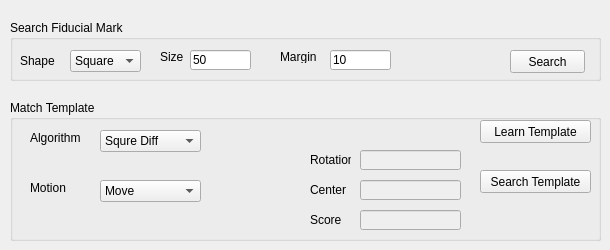
    <widget class="QWidget" name="tabAlignment">
     <attribute name="title">
      <string>Alignment</string>
     </attribute>
     <widget class="QGroupBox" name="groupBoxSrchFiducial">
      <property name="geometry">
       <rect>
        <x>10</x>
        <y>20</y>
        <width>591</width>
        <height>61</height>
       </rect>
      </property>
      <property name="title">
       <string>Search Fiducial Mark</string>
      </property>
      <widget class="QComboBox" name="comboBoxFiducialMarkShape">
       <property name="geometry">
        <rect>
         <x>60</x>
         <y>30</y>
         <width>71</width>
         <height>22</height>
        </rect>
       </property>
       <item>
        <property name="text">
         <string>Square</string>
        </property>
       </item>
       <item>
        <property name="text">
         <string>Circle</string>
        </property>
       </item>
      </widget>
      <widget class="QLabel" name="labelFiducialMarkShape">
       <property name="geometry">
        <rect>
         <x>10</x>
         <y>30</y>
         <width>47</width>
         <height>21</height>
        </rect>
       </property>
       <property name="text">
        <string>Shape</string>
       </property>
      </widget>
      <widget class="QLabel" name="labelFiducialMarkSize">
       <property name="geometry">
        <rect>
         <x>150</x>
         <y>30</y>
         <width>47</width>
         <height>13</height>
        </rect>
       </property>
       <property name="text">
        <string>Size</string>
       </property>
      </widget>
      <widget class="QLineEdit" name="lineEditFiducialMarkSize">
       <property name="geometry">
        <rect>
         <x>180</x>
         <y>30</y>
         <width>61</width>
         <height>20</height>
        </rect>
       </property>
       <property name="text">
        <string>50</string>
       </property>
      </widget>
      <widget class="QPushButton" name="srchFiducialBtn">
       <property name="geometry">
        <rect>
         <x>500</x>
         <y>30</y>
         <width>75</width>
         <height>23</height>
        </rect>
       </property>
       <property name="text">
        <string>Search</string>
       </property>
      </widget>
      <widget class="QLabel" name="labelFiducialMarkMargin">
       <property name="geometry">
        <rect>
         <x>270</x>
         <y>30</y>
         <width>47</width>
         <height>13</height>
        </rect>
       </property>
       <property name="text">
        <string>Margin</string>
       </property>
      </widget>
      <widget class="QLineEdit" name="lineEditFiducialMarkMargin">
       <property name="geometry">
        <rect>
         <x>320</x>
         <y>30</y>
         <width>61</width>
         <height>20</height>
        </rect>
       </property>
       <property name="text">
        <string>10</string>
       </property>
      </widget>
     </widget>
     <widget class="QGroupBox" name="groupBoxMatchTmpl">
      <property name="geometry">
       <rect>
        <x>10</x>
        <y>100</y>
        <width>591</width>
        <height>141</height>
       </rect>
      </property>
      <property name="title">
       <string>Match Template</string>
      </property>
      <widget class="QPushButton" name="matchTmplBtn">
       <property name="geometry">
        <rect>
         <x>470</x>
         <y>70</y>
         <width>111</width>
         <height>23</height>
        </rect>
       </property>
       <property name="text">
        <string>Search Template</string>
       </property>
      </widget>
      <widget class="QLabel" name="labelTmplView">
       <property name="geometry">
        <rect>
         <x>180</x>
         <y>20</y>
         <width>100</width>
         <height>100</height>
        </rect>
       </property>
       <property name="text">
        <string/>
       </property>
      </widget>
      <widget class="QLineEdit" name="lineEditObjCenter">
       <property name="enabled">
        <bool>false</bool>
       </property>
       <property name="geometry">
        <rect>
         <x>350</x>
         <y>80</y>
         <width>101</width>
         <height>20</height>
        </rect>
       </property>
      </widget>
      <widget class="QLabel" name="labelCenter">
       <property name="geometry">
        <rect>
         <x>300</x>
         <y>80</y>
         <width>41</width>
         <height>20</height>
        </rect>
       </property>
       <property name="text">
        <string>Center</string>
       </property>
      </widget>
      <widget class="QLineEdit" name="lineEditObjRotation">
       <property name="enabled">
        <bool>false</bool>
       </property>
       <property name="geometry">
        <rect>
         <x>350</x>
         <y>50</y>
         <width>101</width>
         <height>20</height>
        </rect>
       </property>
      </widget>
      <widget class="QLabel" name="labelRotation">
       <property name="geometry">
        <rect>
         <x>300</x>
         <y>50</y>
         <width>41</width>
         <height>20</height>
        </rect>
       </property>
       <property name="text">
        <string>Rotation</string>
       </property>
      </widget>
      <widget class="QComboBox" name="cbMatchTmplMotion">
       <property name="geometry">
        <rect>
         <x>90</x>
         <y>80</y>
         <width>101</width>
         <height>22</height>
        </rect>
       </property>
       <property name="currentIndex">
        <number>0</number>
       </property>
       <item>
        <property name="text">
         <string>Move</string>
        </property>
       </item>
       <item>
        <property name="text">
         <string>Move+Rotate</string>
        </property>
       </item>
      </widget>
      <widget class="QLabel" name="labelMotion">
       <property name="geometry">
        <rect>
         <x>20</x>
         <y>80</y>
         <width>41</width>
         <height>16</height>
        </rect>
       </property>
       <property name="text">
        <string>Motion</string>
       </property>
      </widget>
      <widget class="QPushButton" name="btnLrnTemplate">
       <property name="geometry">
        <rect>
         <x>470</x>
         <y>20</y>
         <width>111</width>
         <height>23</height>
        </rect>
       </property>
       <property name="text">
        <string>Learn Template</string>
       </property>
      </widget>
      <widget class="QComboBox" name="cbMatchTmplAlgorithm">
       <property name="geometry">
        <rect>
         <x>90</x>
         <y>30</y>
         <width>101</width>
         <height>22</height>
        </rect>
       </property>
       <property name="currentIndex">
        <number>0</number>
       </property>
       <item>
        <property name="text">
         <string>Squre Diff</string>
        </property>
       </item>
       <item>
        <property name="text">
         <string>Hierarchical Edge</string>
        </property>
       </item>
       <item>
        <property name="text">
         <string>Hierarchical Area</string>
        </property>
       </item>
      </widget>
      <widget class="QLabel" name="labelMatchTemplateAlgorithm">
       <property name="geometry">
        <rect>
         <x>20</x>
         <y>30</y>
         <width>61</width>
         <height>16</height>
        </rect>
       </property>
       <property name="text">
        <string>Algorithm</string>
       </property>
      </widget>
      <widget class="QLineEdit" name="lineEditMatchScore">
       <property name="enabled">
        <bool>false</bool>
       </property>
       <property name="geometry">
        <rect>
         <x>350</x>
         <y>110</y>
         <width>101</width>
         <height>20</height>
        </rect>
       </property>
      </widget>
      <widget class="QLabel" name="labelScore">
       <property name="geometry">
        <rect>
         <x>300</x>
         <y>110</y>
         <width>41</width>
         <height>20</height>
        </rect>
       </property>
       <property name="text">
        <string>Score</string>
       </property>
      </widget>
     </widget>
    </widget>
